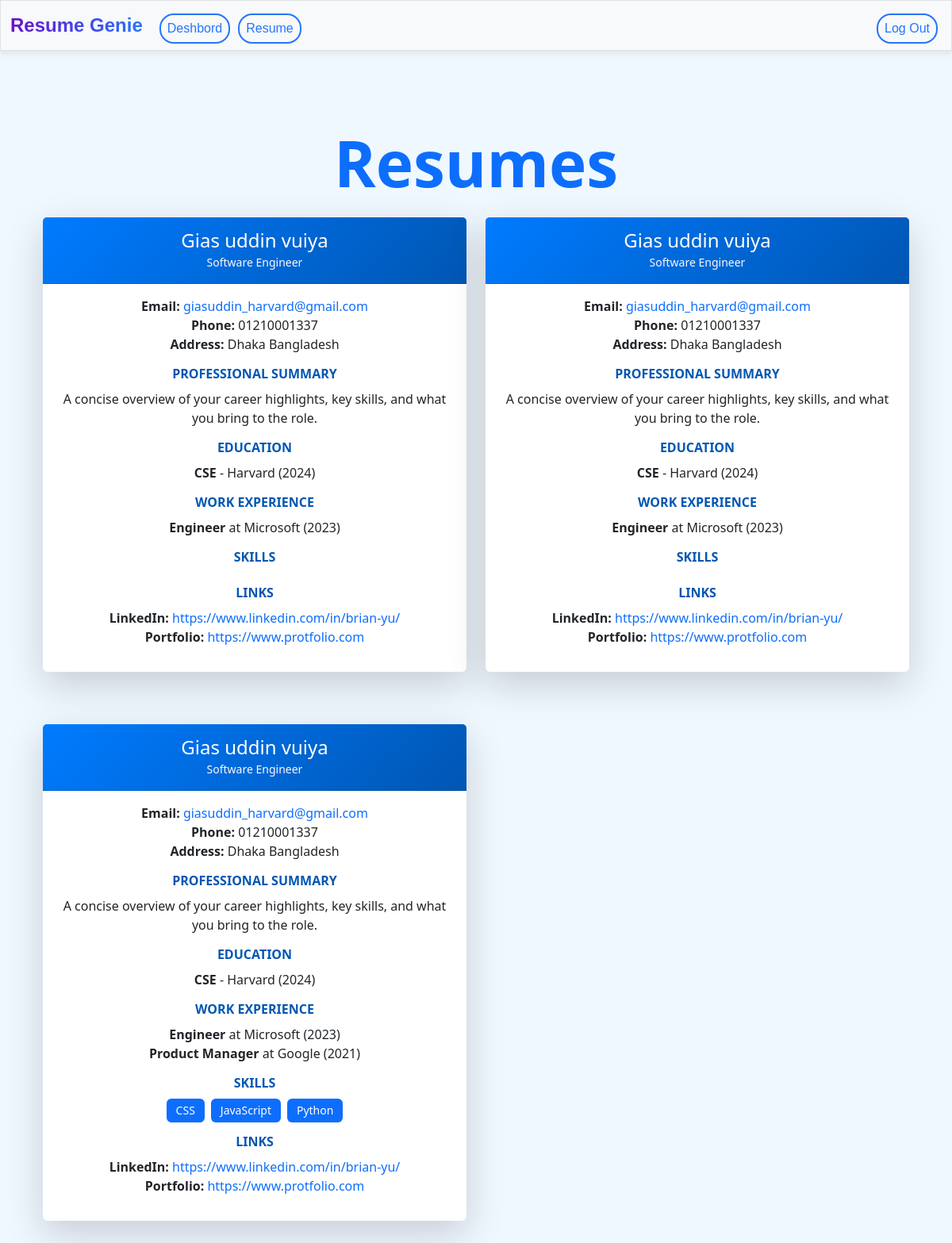
The app's page /resume (signed in), older data.
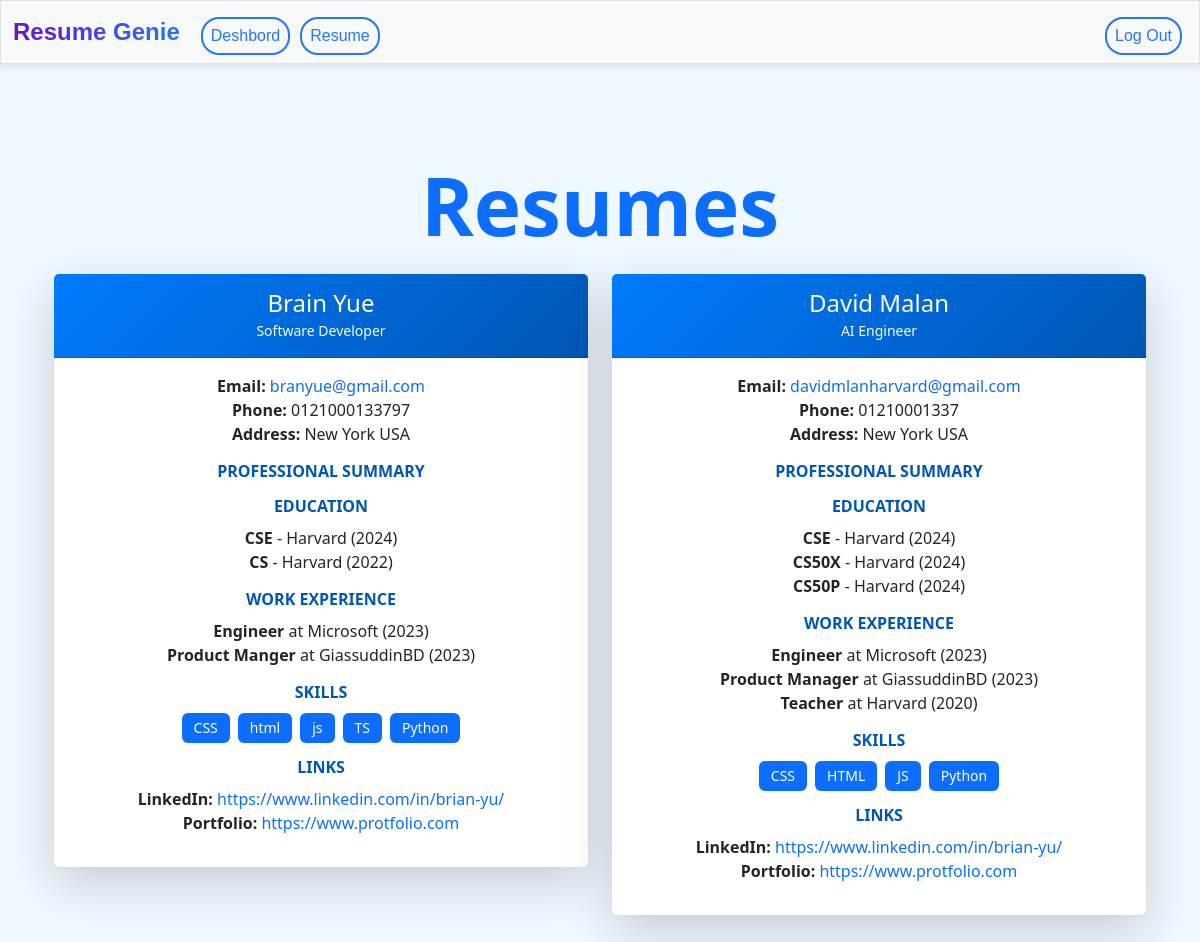
The same page, newer data.
### tables this page shows
CREATE TABLE resumes(
    id INTEGER PRIMARY KEY AUTOINCREMENT,
    user_id INTEGER NOT NULL,
    title TEXT NOT NULL,
    name TEXT NOT NULL,
    email TEXT NOT NULL,
    phone TEXT,
    address TEXT,
    linkedin TEXT,
    portfolio TEXT,
    professional_summary TEXT,
    education TEXT,
    work_experience TEXT,
    skills TEXT,
    created_at TIMESTAMP DEFAULT CURRENT_TIMESTAMP,
    FOREIGN KEY (user_id) REFERENCES users(id)
);

### app.py (the view)
@app.route("/resume", methods=["GET"])
@login_required
def resume():
    try:
        user_id = session["user_id"]
        resumes = db.execute("SELECT * FROM resumes WHERE user_id = ?", user_id)
        for resume in resumes:
            if 'education' in resume and resume['education']:
                resume['education'] = json.loads(resume['education'])
            if 'work_experience' in resume and resume['work_experience']:
                resume['work_experience'] = json.loads(resume['work_experience'])
            if 'skills' in resume and resume['skills']:
                resume['skills'] = json.loads(resume['skills'])
        return render_template("resume.html", resumes=resumes)
    except Exception as e:
        app.logger.error(f"Error fetching resumes: {e}")
        flash("An error occurred while fetching resumes.")
        return render_template("resume.html", resumes=[])

### app.py (called while the page is built)
@app.after_request
def after_request(response):
    response.headers["Cache-Control"] = "no-cache, no-store, must-revalidate"
    response.headers["Expires"] = 0
    response.headers["Pragma"] = "no-cache"
    return response

### helpers.py (called while the page is built)
def login_required(f):
    @wraps(f)
    def decorated_function(*args, **kwargs):
        if session.get("user_id") is None:
            return redirect("/login")
        return f(*args, **kwargs)
    return decorated_function

### templates/resume.html (shortened to what this page needs)
{% extends "layout.html" %}
{% block main %}
<div class="container my-5">
    <h1 class="text-center mb-4 text-primary fw-bold">Resumes</h1>
    {% if resumes %}
        <div class="row g-4">
            {% for resume in resumes %}
            <div class="col-lg-6 col-md-12 resumeCol">
                <div class="card resume-card shadow-lg border-0">
                    <div class="card-header bg-gradient-primary text-white">
                        <h4 class="mb-0">{{ resume.name }}</h4>
                        <small class="text-light">{{ resume.title }}</small>
                    </div>
                    <div class="card-body">
                        <div class="resume-section">
                            <p>
                                <strong>Email:</strong>
                                <a href="mailto:{{ resume.email }}" class="text-decoration-none text-primary">{{ resume.email }}</a><br>
                                <strong>Phone:</strong> {{ resume.phone }}<br>
                                <strong>Address:</strong> {{ resume.address }}
                            </p>
                        </div>
                        <div class="resume-section">
                            <h5 class="section-title">Professional Summary</h5>
                            <p>{{ resume.professional_summary }}</p>
                        </div>
                        <div class="resume-section">
                            <h5 class="section-title">Education</h5>
                            <ul class="list-unstyled">
                                {% for edu in resume.education %}
                                <li>
                                    <strong>{{ edu.degree }}</strong> - {{ edu.institution }} ({{ edu.year }})
                                </li>
                                {% endfor %}
                            </ul>
                        </div>
                        <div class="resume-section">
                            <h5 class="section-title">Work Experience</h5>
                            <ul class="list-unstyled">
                                {% for work in resume.work_experience %}
                                <li>
                                    <strong>{{ work.role }}</strong> at {{ work.company }} ({{ work.year }})
                                </li>
                                {% endfor %}
                            </ul>
                        </div>
                        <div class="resume-section">
                            <h5 class="section-title">Skills</h5>
                            <div class="d-flex flex-wrap gap-2">
                                {% for skill in resume.skills %}
                                <span class="badge bg-primary text-white">{{ skill }}</span>
                                {% endfor %}
                            </div>
                        </div>
                        <div class="resume-section">
                            <h5 class="section-title">Links</h5>
                            <p>
                                {% if resume.linkedin %}
                                <strong>LinkedIn:</strong>
                                <a href="{{ resume.linkedin }}" target="_blank" class="text-decoration-none text-primary">{{ resume.linkedin }}</a><br>
                                {% endif %}
                                {% if resume.portfolio %}
                                <strong>Portfolio:</strong>
                                <a href="{{ resume.portfolio }}" target="_blank" class="text-decoration-none text-primary">{{ resume.portfolio }}</a>
                                {% endif %}
                            </p>
                        </div>
                    </div>
                </div>
                <div class="card-footer text-end">
                </div>
            </div>
            {% endfor %}
        </div>
    {% else %}
        <div class="alert alert-warning text-center" role="alert">
            No resumes found.
        </div>
    {% endif %}
</div>
{% endblock %}

### templates/layout.html (shortened to what this page needs)
<!DOCTYPE html>
<html lang="en">
<head>
    <link href="https://cdn.jsdelivr.net/npm/bootstrap@5.3.3/dist/css/bootstrap.min.css" rel="stylesheet">
    <link href="../static/css/style.css" rel="stylesheet">
</head>
<body>
    <nav class="bg-light border navbar navbar-expand-md navbar-light">
        <div class="container-fluid">
            <a class="navbar-brand" href="/"><span class="blue">R</span><span class="red">e</span><span class="yellow">s</span><span class="green">ume</span> <span class="red">Genie</span></a>
            <div class="collapse navbar-collapse" id="navbar">
                {% if session["user_id"] %}
                    <ul class="navbar-nav me-auto mt-2">
                        <li class="nav-item"><a class="nav-link" href="/dashbord">Deshbord</a></li>
                        <li class="nav-item"><a class="nav-link" href="/resume">Resume</a></li>
                    </ul>
                    <ul class="navbar-nav ms-auto mt-2">
                        <li class="nav-item"><a class="nav-link" href="/logout">Log Out</a></li>
                    </ul>
                {% endif %}
            </div>
        </div>
    </nav>
    <main class="container py-5 text-center">
        {% block main %}{% endblock %}
    </main>
</body>
</html>

### static/css/style.css (style rules this page uses)
body { background-color: aliceblue; }
.navbar { font-family: 'Poppins', sans-serif; box-shadow: 0 4px 6px rgba(80, 80, 80, 0.1); }
.navbar-brand { font-size: 1.5rem; font-weight: bold; background: linear-gradient(to right, #6a11cb, #2575fc); -webkit-background-clip: text; -webkit-text-fill-color: transparent; text-decoration: none; }
.nav-link { color: #555; font-weight: 500; transition: color 0.3s ease-in-out; }
.nav-item .nav-link { margin: 0 5px; padding: 5px 15px; color: #2575fc; border: 2px solid #2575fc; border-radius: 18px; transition: all 0.3s ease-in-out; }
.fw-bold { font-style: normal; font-size: 80px; line-height: 90px; text-align: center; }
.d-flex { justify-content: center; }
.resume-card { transition: transform 0.3s ease, box-shadow 0.3s ease; }
.resume-card .card-header { background: linear-gradient(135deg, #007bff, #0056b3); padding: 15px 20px; }
.resume-card .resume-section { margin-bottom: 15px; }
.resume-card .section-title { font-weight: 600; color: #0056b3; margin-bottom: 10px; text-transform: uppercase; font-size: 16px; }
a.text-primary { color: #007bff; text-decoration: none; }
.badge { padding: 8px 12px; font-size: 14px; font-weight: 500; }
.resume-card { position: relative; }

Row changes from the older to the newer data that the page shows:
removed resumes: name "Gias uddin vuiya", title "Software Engineer", email "giasuddin_harvard@gmail.com", phone "01210001337", address "Dhaka Bangladesh", professional_summary "A concise overview of your career highlights, key skills, and what you bring to the role.", degree "CSE", institution "Harvard", year "2024", role "Engineer", company "Microsoft", year "2023", linkedin "https://www.linkedin.com/in/brian-yu/", portfolio "https://www.protfolio.com"
removed resumes: name "Gias uddin vuiya", title "Software Engineer", email "giasuddin_harvard@gmail.com", phone "01210001337", address "Dhaka Bangladesh", professional_summary "A concise overview of your career highlights, key skills, and what you bring to the role.", degree "CSE", institution "Harvard", year "2024", role "Engineer", company "Microsoft", year "2023", linkedin "https://www.linkedin.com/in/brian-yu/", portfolio "https://www.protfolio.com"
removed resumes: name "Gias uddin vuiya", title "Software Engineer", email "giasuddin_harvard@gmail.com", phone "01210001337", address "Dhaka Bangladesh", professional_summary "A concise overview of your career highlights, key skills, and what you bring to the role.", degree "CSE", institution "Harvard", year "2024", role "Engineer" "Product Manager", company "Microsoft" "Google", year "2023" "2021", skills "CSS" "JavaScript" "Python", linkedin "https://www.linkedin.com/in/brian-yu/", portfolio "https://www.protfolio.com"
added resumes: name "Brain Yue", title "Software Developer", email "branyue@gmail.com", phone "0121000133797", address "New York USA", degree "CSE" "CS", institution "Harvard" "Harvard", year "2024" "2022", role "Engineer" "Product Manger", company "Microsoft" "GiassuddinBD", year "2023" "2023", skills "CSS" "html" "js" "TS" "Python", linkedin "https://www.linkedin.com/in/brian-yu/", portfolio "https://www.protfolio.com"
added resumes: name "David Malan", title "AI Engineer", email "davidmlanharvard@gmail.com", phone "01210001337", address "New York USA", degree "CSE" "CS50X" "CS50P", institution "Harvard" "Harvard" "Harvard", year "2024" "2024" "2024", role "Engineer" "Product Manager" "Teacher", company "Microsoft" "GiassuddinBD" "Harvard", year "2023" "2023" "2020", skills "CSS" "HTML" "JS" "Python", linkedin "https://www.linkedin.com/in/brian-yu/", portfolio "https://www.protfolio.com"
